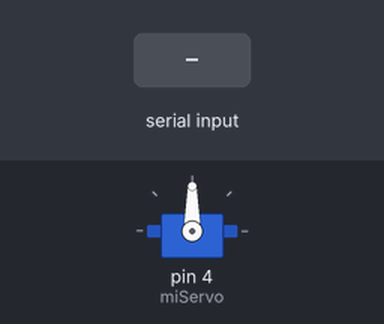
Simulated run of this sketch. Board: Arduino Uno, built with avr-gcc and run on an emulated ATmega328P. Parts: servo. Inputs (shaded band) come from the test bench.

Above: at 1.2 s.
1.3 s: byte 30 received over Serial
At 2.5 s:
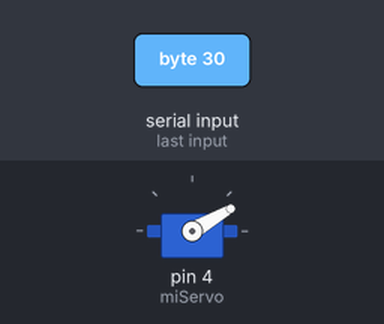
2.8 s: byte 120 received over Serial
At 3.9 s:
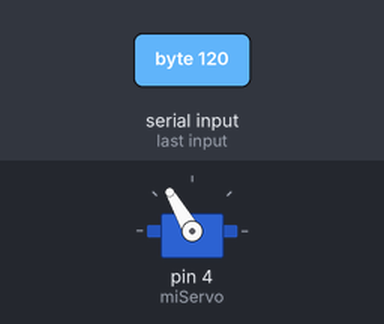
Timing chart, 0 to 5.8 s (numbered marks = the images above; inputs shaded):
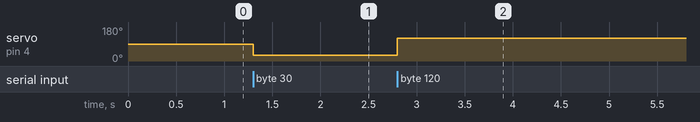

Measured:
- after the input at 1.3 s, servo on pin 4 (miServo): 90° → 30° at once
- after the input at 2.8 s, servo on pin 4 (miServo): 30° → 120° at once

The sketch:

Manejo_de_servo_-_Arduino.ino
```cpp
#include <Servo.h>

Servo miServo;

int grado;

void setup() {
  Serial.begin(9600);
  miServo.attach(4);
}

void loop() {
  if(Serial.available() > 0){
    grado = Serial.read();
    miServo.write(grado);
  }
}
```
